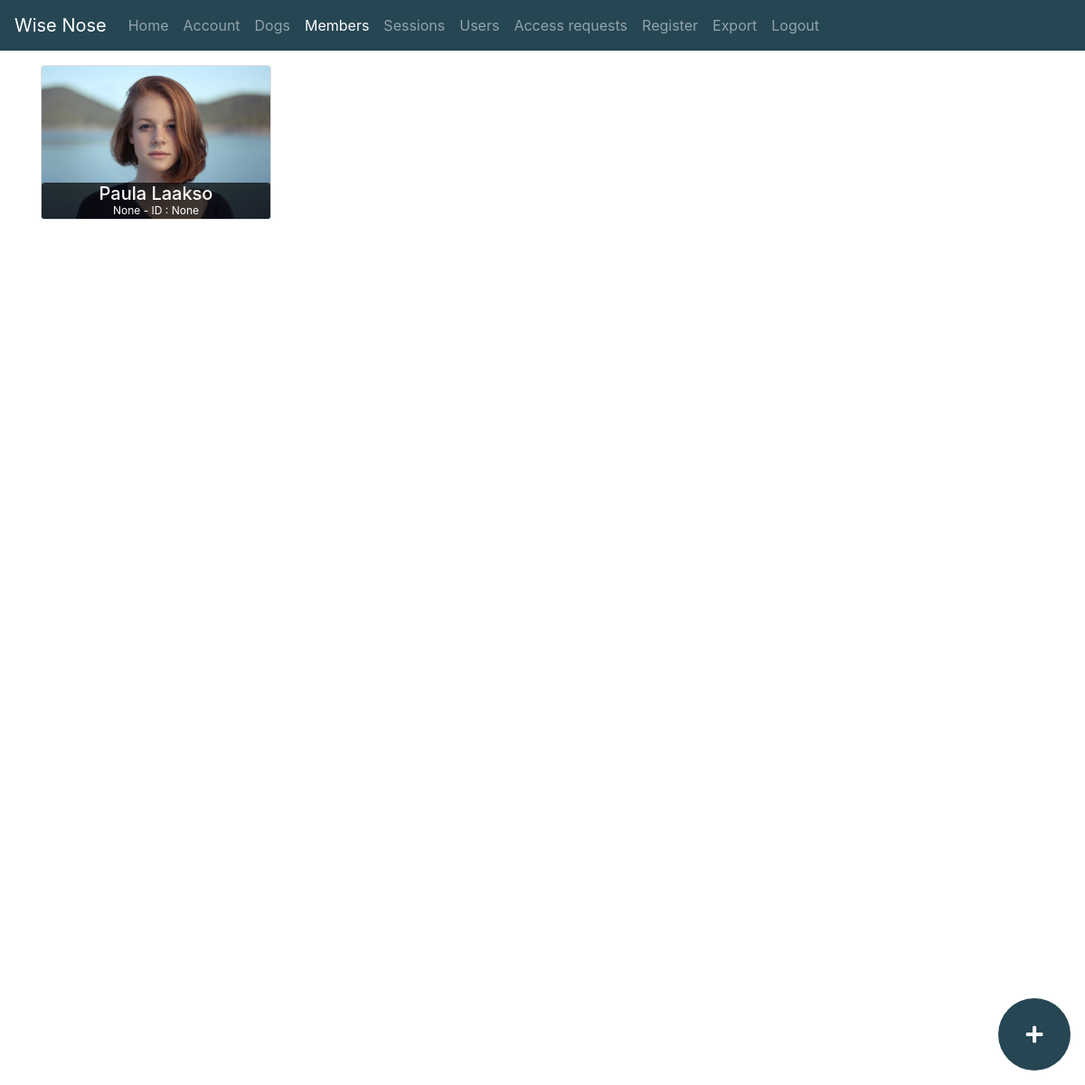
Screenshot of /members (signed in) with the database file from the repository.
### app.py (models this page shows)
class Person(db.Model):
    id = db.Column(db.Integer, primary_key=True)
    name = db.Column(db.String(128), nullable=True)
    wise_nose_id = db.Column(db.String(128), nullable=True)
    role = db.Column(db.Integer, nullable=True)
    sessions = db.relationship("Session", back_populates="supervisor")
    dogs = db.relationship("Dog", back_populates="trainer")

### app.py (the view)
@app.route("/members")
def members():
    if current_user.is_authenticated:
        members = Person.query.all()
        return render_template('members.html', members=members)
    return redirect(url_for('login'))

### app.py (called while the page is built)
@login_manager.user_loader
def load_user(user_id):
    user = User.query.get(int(user_id))
    print("Loaded user: " + str(user))
    return user

@event.listens_for(Engine, "connect")
def set_sqlite_pragma(dbapi_connection, connection_record):
    cursor = dbapi_connection.cursor()
    cursor.execute("PRAGMA foreign_keys=ON")
    cursor.close()

### templates/members.html (shortened to what this page needs)
{% extends 'base.html' %}
{% block body %}
  <div class="row row-cols-2 row-cols-md-3 row-cols-lg-4 align-items-stretch">
    {% for member in members %}
      <div class="col mb-4 member-container">
        <div class="card">
          <img src="{{ url_for('static', filename='images/member_try.jpg') }}" class="card-img-top" alt="...">
          <div class="card-body">
            <h5 class="card-title">{{ member.name }}</h5></br>
            <div class="row content">
              <p class="card-text">{{ member.role }} - ID : {{ member.wise_nose_id }}</p>
            </div>
          </div>
        </div>
      </div>
    {% endfor %}
  </div>
  <a href="{{ url_for('add_member') }}" class="fab-material bg-deep-blue btn"><i class="fas fa-plus fa-lg"></i></a>
{% endblock %}

### static/css/theme.css (style rules this page uses)
.bg-deep-blue { background-color: #264653; }
body { min-height: 75rem; padding-top: 4.5rem; }
.fab-material { display: flex; justify-content: center; position: fixed; color: white; bottom: 1rem; right: 1rem; border-radius: 50%; width: 5rem; height: 5rem; }
.fab-material i { align-self: center; }
.member-container .card img { border-bottom-left-radius: calc(.25rem - 1px); border-bottom-right-radius: calc(.25rem - 1px); }
.member-container .card-body { display: flex; justify-content: center; position: absolute; height: auto; width: 100%; bottom: 0; padding: 0.5rem; color: white; background-color: rgba(0,0,0,0.7); border-radius: 0.25rem 0.25rem calc(.25rem - 1px) calc(.25rem - 1px); }
.member-container .card-title { position: absolute; top: 0; margin-bottom: 0; }
.member-container p.card-text { margin-bottom: 0; }
.member-container .row.content { display: flex; width: 100%; position: absolute; justify-content: center; margin-bottom: 0; bottom: 0; font-size: 0.75rem; }

### static/css/all.css (style rules this page uses)
.fa, .fas, .far, .fal, .fad, .fab { -moz-osx-font-smoothing: grayscale; -webkit-font-smoothing: antialiased; display: inline-block; font-style: normal; font-variant: normal; text-rendering: auto; line-height: 1; }
.fa-lg { font-size: 1.33333em; line-height: 0.75em; vertical-align: -.0667em; }
.fa-plus:before { content: "\f067"; }

### rows the page displays
Person: name "Paula Laakso", role "None", wise_nose_id "None"
